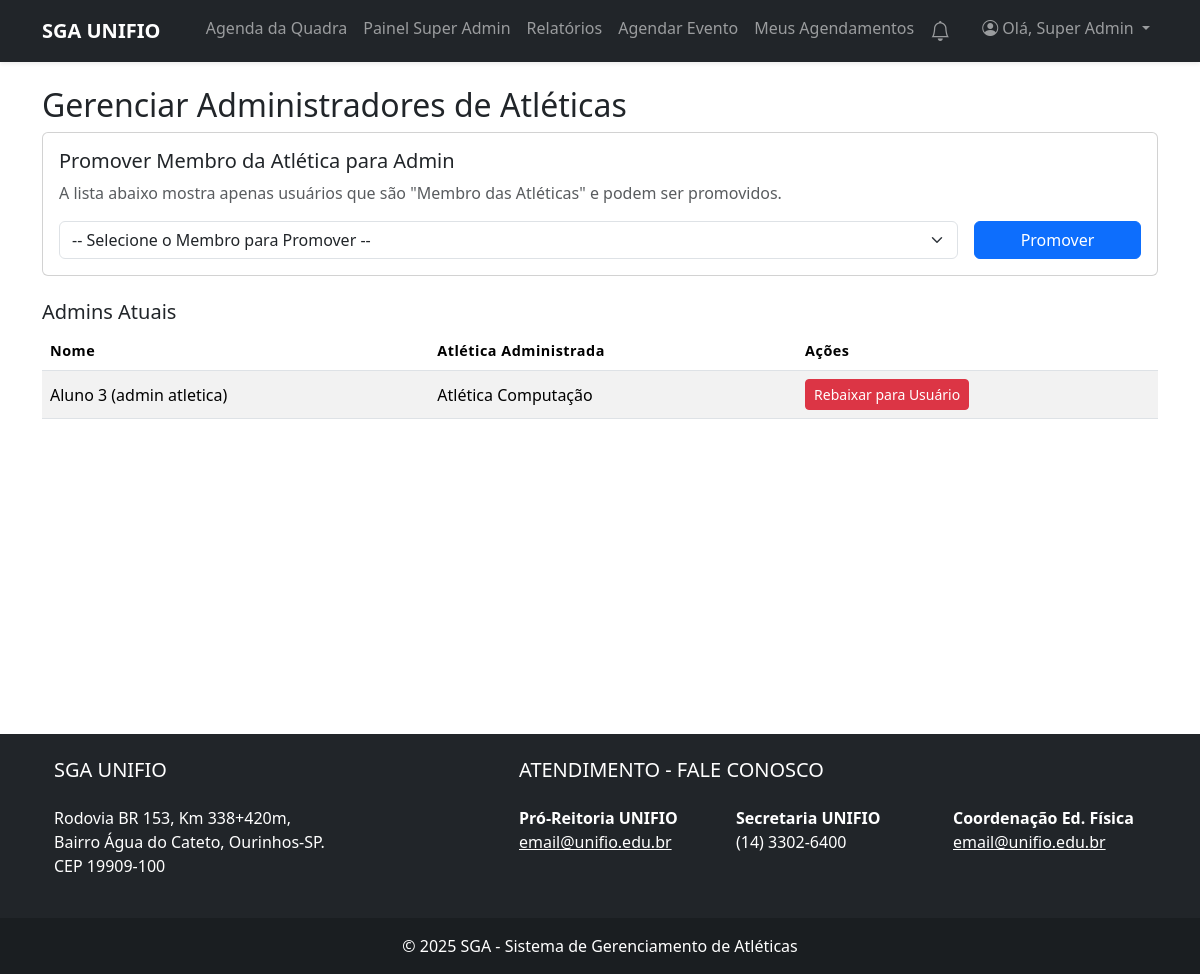
/public/super_admin/gerenciar_admins.php (signed in), run on an earlier commit of the app's database.
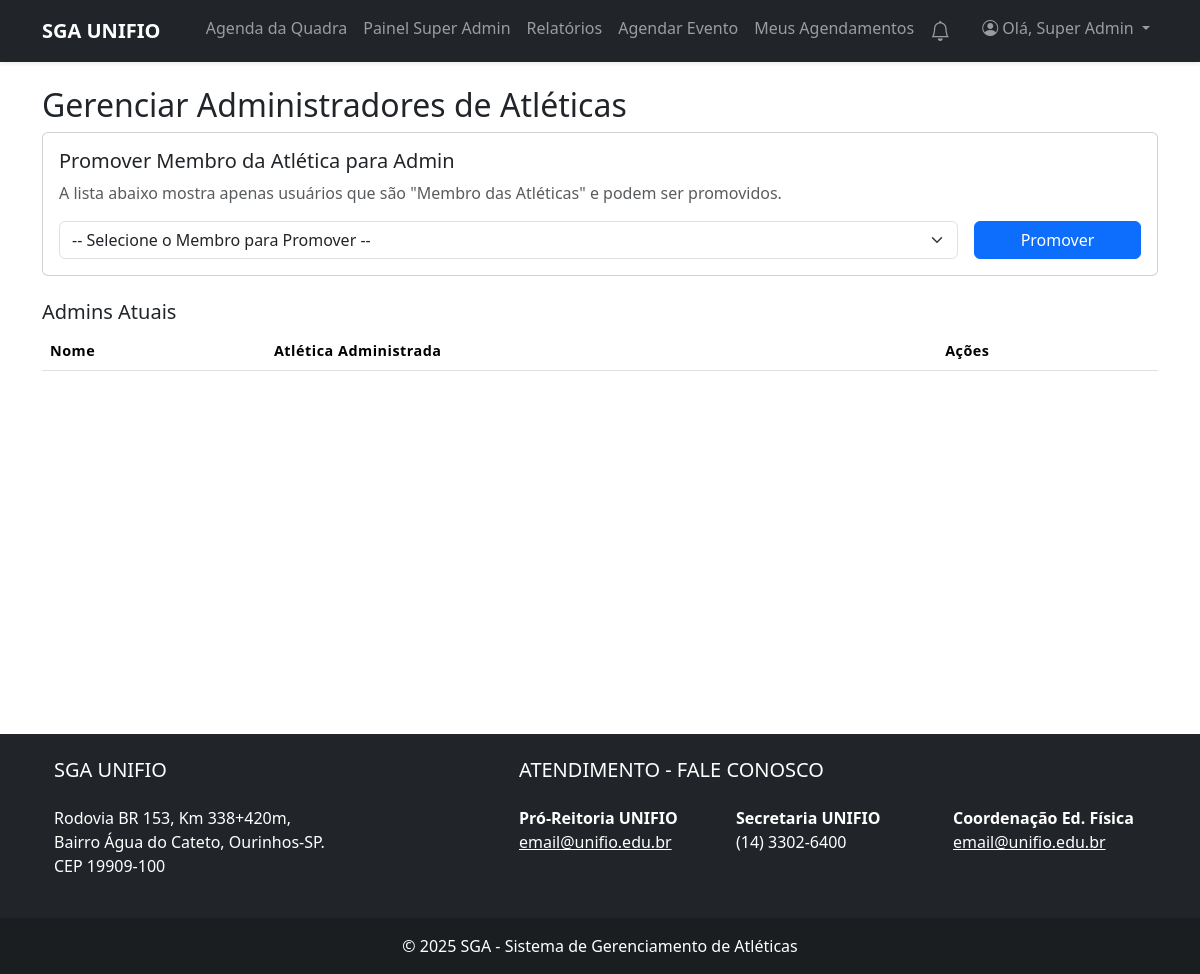
And on a later commit of the database.
### tables this page shows
CREATE TABLE `usuarios` (
  `id` int(11) NOT NULL,
  `nome` varchar(255) NOT NULL,
  `email` varchar(255) NOT NULL,
  `senha` varchar(255) NOT NULL,
  `ra` varchar(20) DEFAULT NULL,
  `data_nascimento` date DEFAULT NULL,
  `curso_id` int(11) DEFAULT NULL,
  `role` enum('usuario','admin','superadmin') NOT NULL DEFAULT 'usuario',
  `atletica_id` int(11) DEFAULT NULL,
  `tipo_usuario_detalhado` enum('Membro das Atléticas','Professor','Aluno','Comunidade Externa') DEFAULT NULL,
  `is_coordenador` tinyint(1) NOT NULL DEFAULT 0,
  `atletica_join_status` enum('none','pendente','aprovado') NOT NULL DEFAULT 'none',
  `login_code` varchar(6) DEFAULT NULL,
  `login_code_expires` datetime DEFAULT NULL,
  `reset_token` varchar(255) DEFAULT NULL,
  `reset_token_expires` datetime DEFAULT NULL
);

CREATE TABLE `atleticas` (
  `id` int(11) NOT NULL,
  `nome` varchar(255) NOT NULL,
  `descricao` text DEFAULT NULL,
  `logo_url` varchar(255) DEFAULT NULL
);

### public/super_admin/gerenciar_admins.php (the view, shortened to what this page needs)
<?php
require_once '../../src/config/config.php';
$admins = $conexao->query("SELECT u.id, u.nome, a.nome as atletica_nome FROM usuarios u JOIN atleticas a ON u.atletica_id = a.id WHERE u.role = 'admin' ORDER BY u.nome");
?>
<?php include '../../templates/header.php'; ?>
    <h2>Gerenciar Administradores de Atléticas</h2>
    <div class="card mb-4"><div class="card-body">
            <h5>Promover Membro da Atlética para Admin</h5>
            <p class="text-muted">A lista abaixo mostra apenas usuários que são "Membro das Atléticas" e podem ser promovidos.</p>
            <form method="post" class="row g-3 align-items-center">
                <div class="col-md-10">
                    <select name="aluno_id" class="form-select" required>
                        <option value="">-- Selecione o Membro para Promover --</option>
                    </select>
                </div>
                <div class="col-md-2"><button type="submit" name="promote_admin" class="btn btn-primary w-100">Promover</button></div>
            </form>
        </div></div>
    <h5>Admins Atuais</h5>
    <table class="table table-striped">
        <thead><tr><th>Nome</th><th>Atlética Administrada</th><th>Ações</th></tr></thead>
        <tbody>
        <?php while($row = $admins->fetch_assoc()): ?>
            <tr>
                <td><?php echo htmlspecialchars($row['nome']); ?></td>
                <td><?php echo htmlspecialchars($row['atletica_nome']); ?></td>
                <td>
                    <form method="post" class="d-inline" onsubmit="return confirm('Tem certeza que deseja remover os privilégios de admin deste usuário?');">
                        <button type="submit" name="demote_admin" class="btn btn-sm btn-danger">Rebaixar para Usuário</button>
                    </form>
                </td>
            </tr>
        <?php endwhile; ?>
        </tbody>
    </table>
<?php include '../../templates/footer.php'; ?>

What changed in the data, as far as the page shows it:
removed usuarios: nome "Aluno 3 (admin atletica)", atletica.nome "Atlética Computação"
